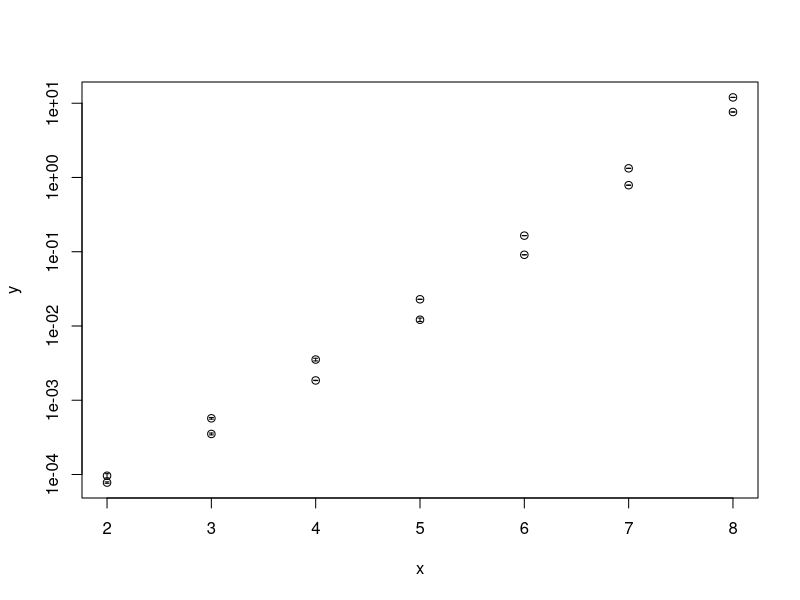
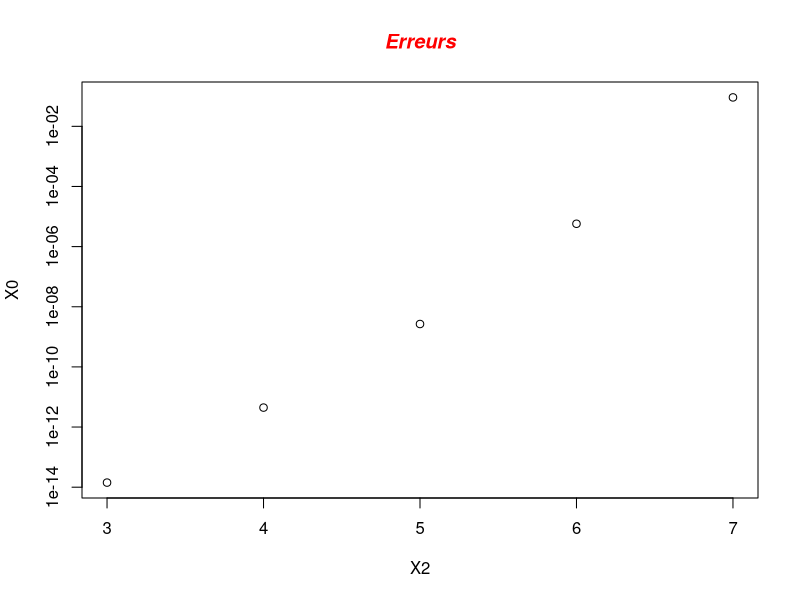

The R source for these figures, in order:

d <- read.table("inv.data",header=T)


png("Comparaison.png")

x <- d$n
y <- d$mean
sd <- d$sd


plot (x, y, log="y")
epsilon = 0.02
for(i in 1:length(sd)) 
{
    up = y[i] + sd[i]
    low = y[i] - sd[i]
    segments(x[i],low , x[i], up)
    segments(x[i]-epsilon, up , x[i]+epsilon, up)
    segments(x[i]-epsilon, low , x[i]+epsilon, low)
}

dev.off()



error_data <- read.table("error.data",header=T)
error_data

png("Error.png")

plot(error_data, log="y")

title(main="Erreurs", col.main="red", font.main=4)

dev.off()